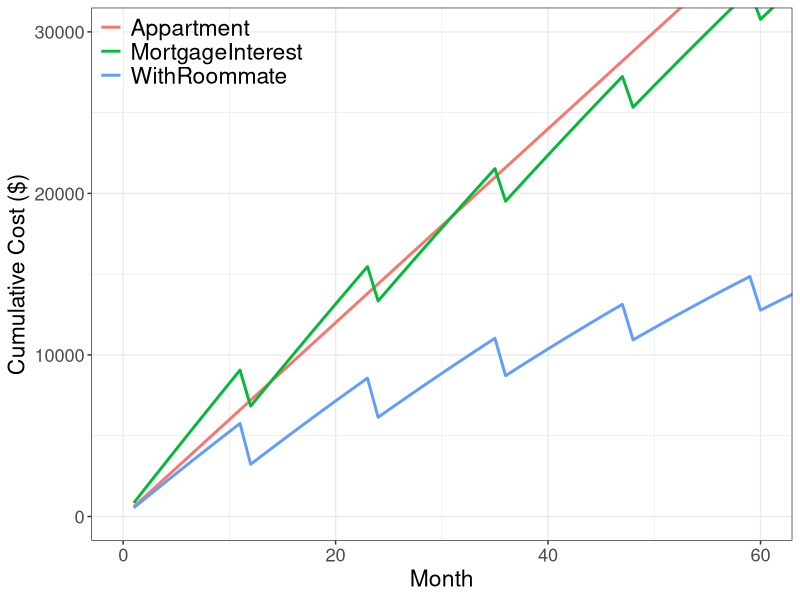

Write R code to recreate this figure.
################################################################################
#
# Time to buy analysis
#
# Zachary Barker, January 2017
#
################################################################################

# Import libraries
library(ggplot2)
library(reshape2)

# House terms
HousePrice <- 200000
DownPayment <- 10000
InterestRate <- 0.04
TaxRate <- 0.013
MortgageLength <- 15

# Other factors
Rent <- 600
WithRoommate <- 300
IncomeTaxRate <- 0.25 + 0.0575
Income <- 75000

# Calculated monthly payments following the equation:
#    P <- (Pv*R) / [1 - (1 + R)^(-n)] 
MonthlyEffectiveInterest <- (InterestRate + TaxRate)/12
MonthlyPayment <- (HousePrice - DownPayment)*
     (MonthlyEffectiveInterest*((1+ MonthlyEffectiveInterest)^(MortgageLength*12)))/
     ((1+MonthlyEffectiveInterest)^(MortgageLength*12)-1)

# Calculate time series
month <- c(1:360)
df <- data.frame(month)
df$Appartment <- df$month*Rent
df$CumulativeHouse <- df$month*MonthlyPayment

# Calculate first row 
df$MonthlyInterest[1] <-(HousePrice-DownPayment)*MonthlyEffectiveInterest
df$MonthlyEquity[1] <- MonthlyPayment - df$MonthlyInterest[1]
df$MortgageInterest[1] <- df$MonthlyInterest[1]
df$CumulativeEquity[1] <- df$MonthlyEquity[1]

# Calculate first year
for(i in 2:11){
     df$MonthlyInterest[i] <- MonthlyEffectiveInterest*(HousePrice-DownPayment-df$CumulativeEquity[i-1])
     df$MonthlyEquity[i] <- MonthlyPayment - df$MonthlyInterest[i]
     df$MortgageInterest[i] <- df$MonthlyInterest[i] + df$MortgageInterest[i-1]
     df$CumulativeEquity[i] <- df$MonthlyEquity[i] + df$CumulativeEquity[i-1]
}

# Remainder of timeseries include income tax write offs
for(i in 12:360){
     df$MonthlyInterest[i] <- MonthlyEffectiveInterest*(HousePrice-DownPayment-df$CumulativeEquity[i-1])
     df$MonthlyEquity[i] <- MonthlyPayment - df$MonthlyInterest[i]
     df$MortgageInterest[i] <- df$MonthlyInterest[i] + df$MortgageInterest[i-1]
     df$CumulativeEquity[i] <- df$MonthlyEquity[i] + df$CumulativeEquity[i-1]
     if(i%%12==0){
          df$MortgageInterest[i] <- df$MortgageInterest[i]-
          (sum(df$MonthlyInterest[(i-11):i])*IncomeTaxRate)}

}

# Calculate with roomate
df$WithRoommate <- df$MortgageInterest - (WithRoommate*month)

# Subset to only graphing parameters
scenarios <- df[,c("month","Appartment","MortgageInterest","WithRoommate")]

# Reshape to plot
scenarios <- melt(scenarios, id="month")

# Plot
timeseries <- ggplot(data = scenarios) + 
     geom_line(aes(month,value, colour=variable), size = 1) +
     theme_bw()+
     xlab("Month")+
     ylab("Cumulative Cost ($)")+
     coord_cartesian(ylim = c(0,30000), xlim = c(0, 60))+
     theme(legend.justification=c(0,1), 
           legend.position=c(0,1), 
           legend.title=element_blank(), 
           legend.background = element_rect(fill="transparent"),
           plot.title = element_text(size = rel(2)),
           axis.text = element_text(size = rel(1.2)),
           axis.title = element_text(size = rel(1.5)),
           legend.text = element_text(size = rel(1.5)))

print(timeseries)
